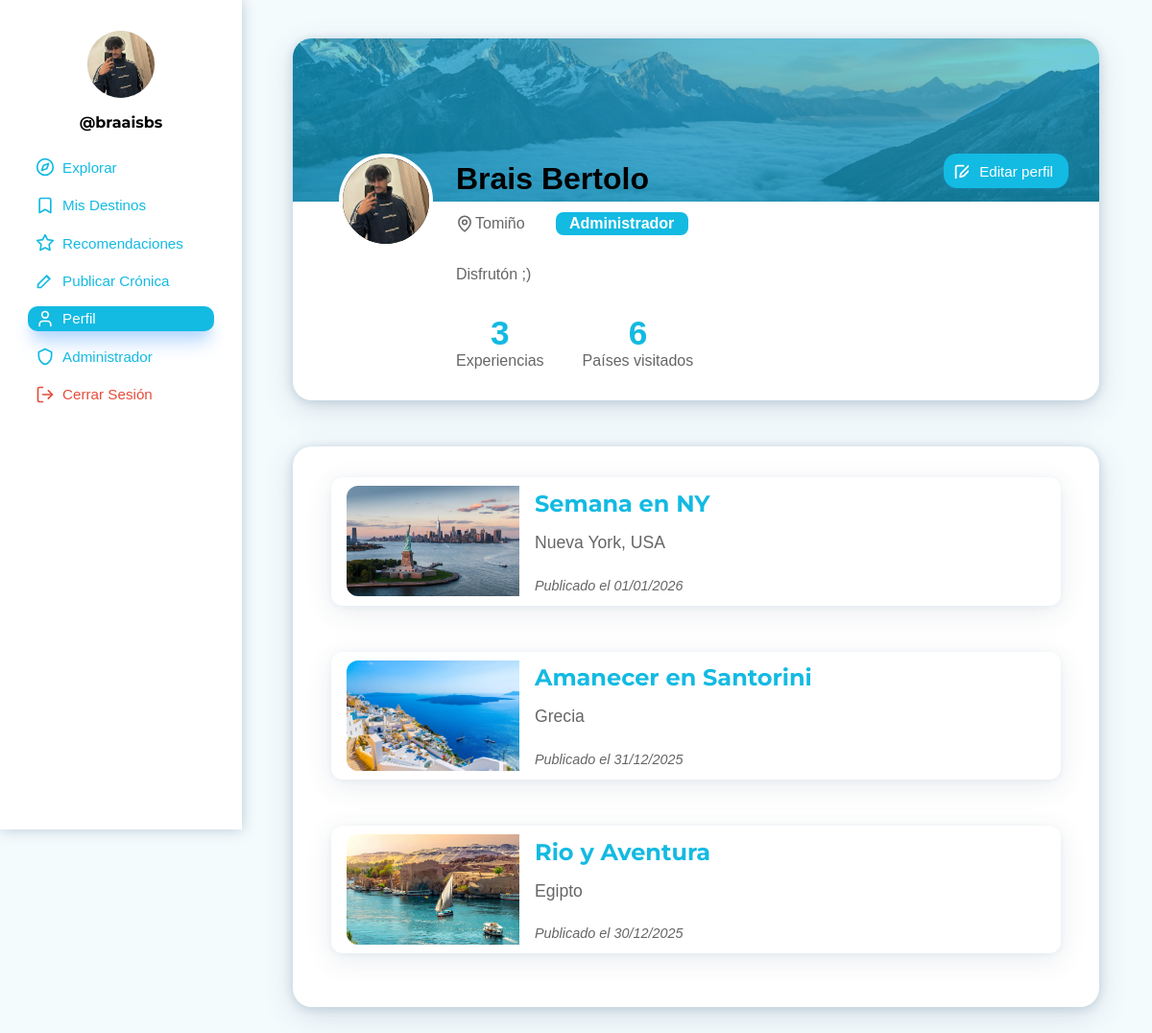
Screenshot of /admin-perfil.php (signed in) with the database file from the repository.
### tables this page shows
CREATE TABLE `usuario` (
  `id_usuario` int(11) NOT NULL,
  `nombre_usuario` varchar(100) NOT NULL,
  `nombre` varchar(100) NOT NULL,
  `apellido1` varchar(100) NOT NULL,
  `correo` varchar(150) NOT NULL,
  `contrasena` varchar(255) NOT NULL,
  `rol` enum('administrador','explorador','normal') NOT NULL DEFAULT 'normal',
  `foto_perfil` varchar(500) DEFAULT 'imagenes/NoUser.png',
  `descripcion` text DEFAULT NULL,
  `ubicacion` varchar(200) DEFAULT NULL,
  `paises_visitados` int(11) DEFAULT 0,
  `num_publicaciones` int(11) DEFAULT 0,
  `fecha_registro` timestamp NOT NULL DEFAULT current_timestamp()
);

CREATE TABLE `cronica` (
  `id_cronica` int(11) NOT NULL,
  `titulo` varchar(300) NOT NULL,
  `ruta` text NOT NULL,
  `experiencia` longtext NOT NULL,
  `fecha_publicacion` datetime NOT NULL DEFAULT current_timestamp(),
  `imagen_principal` varchar(500) DEFAULT NULL,
  `id_usuario` int(11) NOT NULL,
  `id_destino` int(11) NOT NULL,
  `estado` enum('Publicada','Pendiente','Rechazada') NOT NULL DEFAULT 'Pendiente',
  `num_recomendados` int(11) NOT NULL
);

CREATE TABLE `destino` (
  `id_destino` int(11) NOT NULL,
  `nombre` varchar(200) NOT NULL
);

### admin-perfil.php (the view, shortened to what this page needs)
<?php
$servidor = "localhost";
$usuario_bd = "root";
$password_bd = "";
$nombre_bd = "portal_viajes";
try {
    $pdo = new PDO(
        "mysql:host=$servidor;dbname=$nombre_bd;charset=utf8mb4",
        $usuario_bd,
        $password_bd,
        [PDO::ATTR_ERRMODE => PDO::ERRMODE_EXCEPTION]
    );
    $id_usuario = $_SESSION['usuario_id'];
    $stmt = $pdo->prepare("
        SELECT nombre, apellido1, nombre_usuario, ubicacion, descripcion,
               paises_visitados, foto_perfil, rol
        FROM usuario
        WHERE id_usuario = ?
    ");
    $stmt->execute([$id_usuario]);
    $usuario = $stmt->fetch(PDO::FETCH_ASSOC);
    $stmt = $pdo->prepare("
        SELECT COUNT(*) as num_experiencias
        FROM cronica
        WHERE id_usuario = ? AND estado = 'Publicada'
    ");
    $stmt->execute([$id_usuario]);
    $num_experiencias = $stmt->fetch(PDO::FETCH_ASSOC)['num_experiencias'];
    $stmt = $pdo->prepare("
        SELECT c.id_cronica, c.titulo, c.imagen_principal, c.fecha_publicacion, d.nombre AS nombre_destino
        FROM cronica c
        JOIN destino d ON c.id_destino = d.id_destino
        WHERE c.id_usuario = ? AND c.estado = 'Publicada'
        ORDER BY c.fecha_publicacion DESC
    ");
    $stmt->execute([$id_usuario]);
    $cronicas = $stmt->fetchAll(PDO::FETCH_ASSOC);
} catch (PDOException $e) {
    die("Error de conexión: " . $e->getMessage());
}
?>
<!DOCTYPE html>
<html lang="es">
    <head>
        <link rel="stylesheet" href="estilo.css" />
    </head>
    <body>
        <div class="estructura">
            <main>
                <div class="caja-principal">
                    <div class="banner-perfil">
                        <img class="imagen-banner" src="imagenes/banner.jpg" alt="Banner de perfil">
                    </div>
                    <div class="info-usuario">
                        <a href="modificar-perfil.php" class="boton-editar-perfil">Editar perfil</a>
                        <div class="foto-usuario">
                            <img src="<?= htmlspecialchars($usuario['foto_perfil']) ?>" alt="Foto de perfil">
                        </div>
                        <div class="datos-usuario">
                            <div class="nombre-usuario">
                                <?= htmlspecialchars($usuario['nombre'] . ' ' . $usuario['apellido1']) ?>
                            </div>
                            <div class="datos-adicionales">
                                <span class="ubicacion-usuario"><?= htmlspecialchars($usuario['ubicacion']) ?></span>
                                <span class="etiqueta-rol">Administrador</span>
                            </div>
                            <?php if (!empty($usuario['descripcion'])): ?>
                                <div class="descripcion-usuario">
                                    <?= htmlspecialchars($usuario['descripcion']) ?>
                                </div>
                            <?php endif; ?>
                            <div class="estadisticas-usuario">
                                <div>
                                    <span class="dato-numero"><?= $num_experiencias ?></span>
                                    <div class="texto-estadistica">Experiencias</div>
                                </div>
                                <div>
                                    <span class="dato-numero"><?= $usuario['paises_visitados'] ?></span>
                                    <div class="texto-estadistica">Países visitados</div>
                                </div>
                            </div>
                        </div>
                    </div>
                </div>
                <div class="caja-principal">
                    <div class="cronicas-alargadas">
                        <?php if (!empty($cronicas)): ?>
                            <?php foreach ($cronicas as $cronica): ?>
                                <div class="contenedor-cronica">
                                    <a href="admin-cronica.php?id=<?php echo $cronica['id_cronica']; ?>" class="enlace-leer-cronica">
                                        <article class="cronica-alargada">
                                            <img src="<?php echo htmlspecialchars($cronica['imagen_principal']); ?>"
                                                alt="Foto <?php echo htmlspecialchars($cronica['nombre_destino']); ?>" />
                                            <div class="detalles">
                                                <h2 class="titulo-cronica-alargada"><?php echo htmlspecialchars($cronica['titulo']); ?></h2>
                                                <div class="destino"><?php echo htmlspecialchars($cronica['nombre_destino']); ?></div>
                                                <div class="fecha">
                                                    Publicado el <?php echo date('d/m/Y', strtotime($cronica['fecha_publicacion'])); ?>
                                                </div>
                                            </div>
                                        </article>
                                    </a>
                                </div>
                            <?php endforeach; ?>
                        <?php else: ?>
                            <p class="sin-experiencias">Aún no has publicado ninguna experiencia</p>
                        <?php endif; ?>
                    </div>
                </div>
            </main>
            <aside>
                <?php if (!empty($usuario)): ?>
                    <img class="foto-perfil"
                         src="<?php echo htmlspecialchars($usuario['foto_perfil'] ?: 'imagenes/NoUser.png'); ?>"
                         alt="Imagen de perfil" />
                    <h3 class="nombre-usuario">
                        @<?php echo htmlspecialchars(trim($usuario['nombre_usuario'])); ?>
                    </h3>
                <?php else: ?>
                    <img class="foto-perfil" src="imagenes/NoUser.png" alt="Imagen de perfil" />
                    <h3 class="nombre-usuario">@Usuario</h3>
                <?php endif; ?>
                <nav class="menu-principal">
                    <div class="grupo-menu">
                        <a href="admin-explorar.php" class="enlace-menu explorar">Explorar</a>
                        <a href="admin-misdestinos.php" class="enlace-menu mis-destinos">Mis Destinos</a>
                        <a href="admin-recomendaciones.php" class="enlace-menu recomendaciones">Recomendaciones</a>
                        <a href="admin-publicarcronica.php" class="enlace-menu publicar-cronica">Publicar Crónica</a>
                        <a href="<?php echo $_SERVER['PHP_SELF']; ?>" class="enlace-menu activo perfil">Perfil</a>
                        <a href="admin-pendiente.php" class="enlace-menu administrador">Administrador</a>
                    </div>
                    <a href="cerrar-sesion.php" class="boton-cerrar-sesion">Cerrar Sesión</a>
                </nav>
            </aside>
        </div>
    </body>
</html>

### rows the page displays
usuario: foto_perfil (picture), nombre+apellido1 "Brais Bertolo", ubicacion "Tomiño", descripcion "Disfrutón ;)", paises_visitados "6", nombre_usuario "braaisbs"
cronica: imagen_principal (picture), titulo "Semana en NY", id_destino.nombre "Nueva York, USA", fecha_publicacion "01/01/2026"
cronica: imagen_principal (picture), titulo "Amanecer en Santorini", id_destino.nombre "Grecia", fecha_publicacion "31/12/2025"
cronica: imagen_principal (picture), titulo "Rio y Aventura", id_destino.nombre "Egipto", fecha_publicacion "30/12/2025"

### other values shown
$num_experiencias "3"
